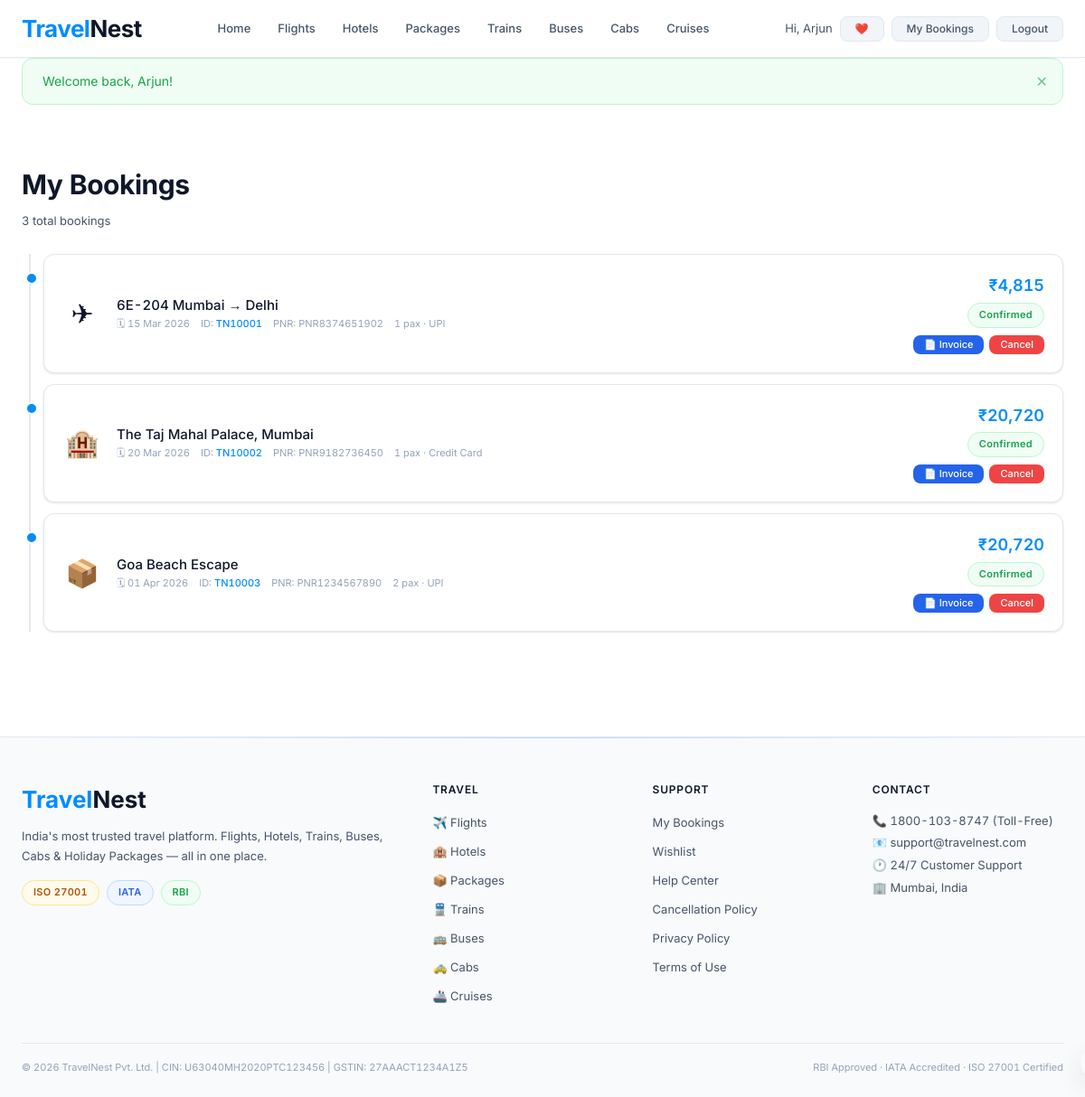
The app's page /bookings.php (signed in) with its own data.
### tables this page shows
CREATE TABLE IF NOT EXISTS users (
    id INT AUTO_INCREMENT PRIMARY KEY,
    name VARCHAR(100) NOT NULL,
    email VARCHAR(150) UNIQUE NOT NULL,
    password VARCHAR(255) NOT NULL,
    phone VARCHAR(20),
    city VARCHAR(80),
    role ENUM('user','admin') DEFAULT 'user',
    tier ENUM('Bronze','Silver','Gold','Platinum') DEFAULT 'Bronze',
    total_spent DECIMAL(12,2) DEFAULT 0,
    total_bookings INT DEFAULT 0,
    profile_pic VARCHAR(255) DEFAULT NULL,
    is_active TINYINT(1) DEFAULT 1,
    created_at TIMESTAMP DEFAULT CURRENT_TIMESTAMP,
    updated_at TIMESTAMP DEFAULT CURRENT_TIMESTAMP ON UPDATE CURRENT_TIMESTAMP
);

CREATE TABLE IF NOT EXISTS bookings (
    id INT AUTO_INCREMENT PRIMARY KEY,
    booking_ref VARCHAR(20) UNIQUE NOT NULL,
    user_id INT NOT NULL,
    booking_type ENUM('Flight','Hotel','Package','Train','Bus','Cab','Cruise') NOT NULL,
    item_id INT NOT NULL,
    item_name VARCHAR(200) NOT NULL,
    travel_date DATE,
    passengers INT DEFAULT 1,
    base_amount DECIMAL(10,2) NOT NULL,
    tax_amount DECIMAL(10,2) DEFAULT 0,
    discount_amount DECIMAL(10,2) DEFAULT 0,
    total_amount DECIMAL(10,2) NOT NULL,
    promo_code VARCHAR(30),
    payment_method VARCHAR(30) DEFAULT 'UPI',
    payment_status ENUM('Pending','Paid','Failed','Refunded') DEFAULT 'Paid',
    booking_status ENUM('Confirmed','Pending','Cancelled','Completed') DEFAULT 'Confirmed',
    passenger_name VARCHAR(100),
    passenger_email VARCHAR(150),
    passenger_phone VARCHAR(20),
    notes TEXT,
    pnr_number VARCHAR(20),
    created_at TIMESTAMP DEFAULT CURRENT_TIMESTAMP,
    updated_at TIMESTAMP DEFAULT CURRENT_TIMESTAMP ON UPDATE CURRENT_TIMESTAMP,
    FOREIGN KEY (user_id) REFERENCES users(id) ON DELETE CASCADE
);

### includes/db.php (called while the page is built, shortened)
<?php
class DB {
    private static ?PDO $pdo=null;
    public static function conn():PDO{
        if(!self::$pdo){
            try{
                self::$pdo=new PDO("mysql:host=".DB_HOST.";dbname=".DB_NAME.";charset=utf8mb4",DB_USER,DB_PASS,[
                    PDO::ATTR_ERRMODE=>PDO::ERRMODE_EXCEPTION,
                    PDO::ATTR_DEFAULT_FETCH_MODE=>PDO::FETCH_ASSOC,
                    PDO::ATTR_EMULATE_PREPARES=>false
                ]);
            }catch(PDOException $e){
                die('<div style="font-family:monospace;background:#fee;color:#900;padding:20px;margin:20px;border-radius:8px"><b>DB Error:</b> '.$e->getMessage().'<br><br>Check includes/config.php and run database.sql</div>');
            }
        }
        return self::$pdo;
    }
    public static function q(string $sql,array $p=[]):PDOStatement{
        $s=self::conn()->prepare($sql);$s->execute($p);return $s;
    }
    public static function all(string $sql,array $p=[]):array{return self::q($sql,$p)->fetchAll();}
    public static function one(string $sql,array $p=[]):array|false{return self::q($sql,$p)->fetch();}
    public static function val(string $sql,array $p=[]):mixed{return self::q($sql,$p)->fetchColumn();}
    public static function paginate(string $sql,array $p,int $pg,int $pp=PER_PAGE):array{
        $total=(int)self::val("SELECT COUNT(*) FROM ($sql) _c",$p);
        $off=($pg-1)*$pp;
        $rows=self::all("$sql LIMIT $pp OFFSET $off",$p);
        return['data'=>$rows,'total'=>$total,'page'=>$pg,'per_page'=>$pp,'last'=>(int)ceil($total/$pp)];
    }
}

### bookings.php (the view, shortened to what this page needs)
<?php
$me=me();
$pg=max(1,(int)($_GET['pg']??1));
$res=DB::paginate("SELECT * FROM bookings WHERE user_id=? ORDER BY created_at DESC",[$me['id']],$pg,10);
$icons=['Flight'=>'✈','Hotel'=>'🏨','Package'=>'📦','Train'=>'🚆','Bus'=>'🚌','Cab'=>'🚕','Cruise'=>'🚢'];
require_once __DIR__.'/includes/header.php';
?>
<div class="sec">
  <h2 class="stitle">My Bookings</h2>
  <p class="ssub"><?= $res['total'] ?> total booking<?= $res['total']!=1?'s':'' ?></p>
  <?php if(empty($res['data'])): ?>
  <div class="empty-state">
    <span class="empty-emoji">📋</span>
    <div class="empty-title">No bookings yet</div>
    <div class="empty-desc">Start exploring and book your first trip!</div>
    <a href="<?= BASE ?>/index.php" class="btn btn-primary">Explore Deals</a>
  </div>
  <?php else: ?>
  <div class="bk-timeline">
  <?php foreach($res['data'] as $b):
    $travelDate = $b['travel_date'] ? fmtDate($b['travel_date']) : fmtDate($b['created_at']);
    $statusCls  = ['Confirmed'=>'t-green','Pending'=>'t-amber','Cancelled'=>'t-red','Completed'=>'t-blue'];
    $sCls       = $statusCls[$b['booking_status']] ?? 't-gray';
    $bkCls      = 'bk-card status-'.strtolower($b['booking_status']);
  ?>
  <div class="<?=$bkCls?>">
    <div class="card mb10">
      <div class="flex g16">
        <div style="font-size:30px;flex-shrink:0;width:44px;text-align:center"><?= $icons[$b['booking_type']] ?? '📋' ?></div>
        <div style="flex:1;min-width:0">
          <div class="fw5" style="font-size:15px"><?= clean($b['item_name']) ?></div>
          <div class="flex g12 mt6 wrap-x">
            <span class="xs">🗓 <?= $travelDate ?></span>
            <span class="xs">ID: <span class="acc fw5"><?= clean($b['booking_ref']) ?></span></span>
            <span class="xs">PNR: <?= clean($b['pnr_number'] ?? 'N/A') ?></span>
            <span class="xs"><?= (int)$b['passengers'] ?> pax · <?= clean($b['payment_method'] ?? '') ?></span>
          </div>
        </div>
        <div class="tr" style="flex-shrink:0">
          <div class="acc fw6" style="font-size:18px"><?= rupee($b['total_amount']) ?></div>
          <span class="tag <?= $sCls ?> mt4"><?= $b['booking_status'] ?></span>
          <div class="flex g6 mt8" style="justify-content:flex-end">
            <a href="<?= BASE ?>/invoice.php?ref=<?= clean($b['booking_ref']) ?>"
               class="btn btn-blue btn-xs">📄 Invoice</a>
            <?php if($b['booking_status'] === 'Confirmed'): ?>
            <button class="btn btn-danger btn-xs"
                    onclick="cancelBk('<?= clean($b['booking_ref']) ?>')">Cancel</button>
            <?php endif; ?>
          </div>
        </div>
      </div>
    </div>
  </div>
  <?php endforeach; ?>
  </div>
  <?php endif; ?>
</div>
<?php require_once __DIR__.'/includes/footer.php'; ?>

### includes/header.php (shortened to what this page needs)
<?php
$_me = me();
$_pg = basename($_SERVER['SCRIPT_NAME'],'.php');
?><!DOCTYPE html>
<html lang="en">
<head>
<link rel="stylesheet" href="<?= BASE ?>/assets/css/style.css">
</head>
<body>
<div class="toast" id="toast"></div>
<nav class="main-nav">
  <a class="logo" href="<?= BASE ?>/index.php">Travel<span>Nest</span></a>
  <div class="nav-links">
    <?php
    $navs = [
      'index'   => 'Home',
      'flights' => 'Flights',
      'hotels'  => 'Hotels',
      'packages'=> 'Packages',
      'trains'  => 'Trains',
      'buses'   => 'Buses',
      'cabs'    => 'Cabs',
      'cruises' => 'Cruises',
    ];
    foreach($navs as $p => $l){
      $isOn = ($_pg === $p) || ($_pg === 'home' && $p === 'index');
      $cls  = $isOn ? 'nb on' : 'nb';
      echo "<a class='$cls' href='".BASE."/$p.php'>$l</a>";
    }
    ?>
  </div>
  <div class="nav-right">
    <?php if($_me): ?>
      <?php if($_me['role'] === 'admin'): ?>
        <span class="tag t-gold" style="font-size:11px">Admin</span>
        <a class="btn btn-primary btn-sm" href="<?= BASE ?>/admin/index.php">Dashboard</a>
        <a class="btn btn-ghost btn-sm"   href="<?= BASE ?>/logout.php">Logout</a>
      <?php else: ?>
        <span class="sm" style="color:var(--text2)">Hi, <?= clean(explode(' ',$_me['name'])[0]) ?></span>
        <a class="btn btn-ghost btn-sm" href="<?= BASE ?>/wishlist.php"  title="Wishlist">❤️</a>
        <a class="btn btn-ghost btn-sm" href="<?= BASE ?>/bookings.php">My Bookings</a>
        <a class="btn btn-ghost btn-sm" href="<?= BASE ?>/logout.php">Logout</a>
      <?php endif; ?>
    <?php else: ?>
      <a class="btn btn-ghost btn-sm"   href="<?= BASE ?>/login.php">Login</a>
      <a class="btn btn-primary btn-sm" href="<?= BASE ?>/register.php">Sign Up</a>
    <?php endif; ?>
  </div>
</nav>
<?= getFlash() ?>

### assets/css/style.css (style rules this page uses)
:root { --bg:#ffffff;--bg2:#f8fafc;--bg3:#f1f5f9;--bg4:#e2e8f0;--bg5:#cbd5e1; --accent:#008cff;--a2:#ef4444;--blue:#2563eb;--green:#16a34a; --purple:#7c3aed;--teal:#0d9488;--gold:#d97706; --text:#0f172a;--text2:#475569;--text3:#94a3b8; --border:#e2e8f0;--border2:#cbd5e1; --card:#ffffff;--card2:#f8fafc; --r:8px;--rl:12px;--rxl:16px; --glass:#ffffff;--glass-border:#e2e8f0; --glow:0 1px 3px rgba(0,0,0,.06); --shadow:0 1px 3px rgba(0,0,0,.08),0 1px 2px rgba(0,0,0,.04); --shadow-md:0 4px 12px rgba(0,0,0,.08); --shadow-lg:0 10px 30px rgba(0,0,0,.1); --transition:.22s cubic-bezier(.4,0,.2,1); }
* { box-sizing:border-box;margin:0;padding:0 }
html { scroll-behavior:smooth }
body { font-family:'Inter','DM Sans',sans-serif;background:var(--bg);color:var(--text);min-height:100vh;font-size:15px;line-height:1.6;overflow-x:hidden;font-variant-numeric:tabular-nums }
h1,h2,h3,h4 { font-family:'Inter','DM Sans',sans-serif;font-weight:700 }
a { color:inherit;text-decoration:none }
.btn { display:inline-flex;align-items:center;justify-content:center;gap:6px;padding:10px 22px;border:none;border-radius:var(--r);cursor:pointer;font-family:'Inter','DM Sans',sans-serif;font-weight:500;font-size:14px;transition:all var(--transition);white-space:nowrap;line-height:1;text-decoration:none;position:relative;overflow:hidden }
.btn::after { content:'';position:absolute;inset:0;background:linear-gradient(120deg,rgba(255,255,255,0) 30%,rgba(255,255,255,.25) 50%,rgba(255,255,255,0) 70%);transform:translateX(-100%);transition:transform .5s }
.btn-ghost { background:var(--bg3);color:var(--text2);border:1px solid var(--border) }
.btn-blue { background:#2563eb;color:#fff }
.btn-danger { background:#ef4444;color:#fff }
.btn-sm { padding:7px 16px;font-size:12px }
.btn-xs { padding:5px 12px;font-size:11px }
.card { background:#fff;border:1px solid var(--border);border-radius:var(--rl);padding:20px;transition:all var(--transition);box-shadow:var(--shadow) }
.tag,.bdg { display:inline-block;padding:4px 12px;border-radius:20px;font-size:11px;font-weight:600;letter-spacing:.3px }
.t-green { background:#f0fdf4;color:#16a34a;border:1px solid #bbf7d0 }
.flex { display:flex;align-items:center }
.g6 { gap:6px }
.g12 { gap:12px }
.g16 { gap:16px }
.wrap-x { flex-wrap:wrap }
.mt4 { margin-top:4px }
.mt8 { margin-top:8px }
.mb10 { margin-bottom:10px }
.xs { font-size:11px;color:var(--text3) }
.sm { font-size:13px;color:var(--text2) }
.acc { color:var(--accent) }
.fw5 { font-weight:500 }
.fw6 { font-weight:600 }
.tr { text-align:right }
nav.main-nav { background:#fff;border-bottom:1px solid var(--border);padding:0 24px;display:flex;align-items:center;justify-content:space-between;height:64px;position:sticky;top:0;z-index:200;gap:12px;transition:background .3s;box-shadow:0 1px 3px rgba(0,0,0,.04) }
.logo { font-family:'Inter','DM Sans',sans-serif;font-size:26px;font-weight:700;color:var(--accent);letter-spacing:-.5px;white-space:nowrap }
.logo span { color:var(--text) }
.nav-links { display:flex;gap:2px }
.nb { padding:8px 14px;border-radius:var(--r);border:none;cursor:pointer;font-size:13px;font-family:'Inter','DM Sans',sans-serif;font-weight:500;transition:all var(--transition);text-decoration:none;display:inline-block;color:var(--text2);position:relative }
.nav-right { display:flex;align-items:center;gap:8px;flex-shrink:0 }
.sec { padding:48px 24px;max-width:1200px;margin:0 auto }
.stitle { font-size:30px;font-weight:700;margin-bottom:6px;letter-spacing:-.5px;color:var(--text) }
.ssub { color:var(--text2);margin-bottom:26px;font-size:13px }
.toast { position:fixed;bottom:24px;right:24px;padding:14px 22px;border-radius:var(--rl);font-size:13px;font-weight:500;z-index:9999;transform:translateX(140%);transition:transform .35s cubic-bezier(.4,0,.2,1);max-width:380px;box-shadow:var(--shadow-lg);display:flex;align-items:center;gap:10px;border-left:4px solid transparent }
.bk-timeline { position:relative;padding-left:24px }
.bk-timeline::before { content:'';position:absolute;left:8px;top:0;bottom:0;width:2px;background:var(--border) }
.bk-card { position:relative;margin-bottom:12px }
.bk-card::before { content:'';position:absolute;left:-20px;top:20px;width:10px;height:10px;border-radius:50%;background:var(--accent);border:2px solid #fff;z-index:1 }
.sec,.ac,.auth-wrap { animation:pageIn .4s ease }

### records on screen
users: name "Arjun"
bookings: booking_type "✈", item_name "6E-204 Mumbai → Delhi", travel_date "15 Mar 2026", booking_ref "TN10001", pnr_number "PNR8374651902", passengers "1", payment_method "UPI", total_amount "₹4,815", booking_status "Confirmed"
bookings: booking_type "🏨", item_name "The Taj Mahal Palace, Mumbai", travel_date "20 Mar 2026", booking_ref "TN10002", pnr_number "PNR9182736450", passengers "1", payment_method "Credit Card", total_amount "₹20,720", booking_status "Confirmed"
bookings: booking_type "📦", item_name "Goa Beach Escape", travel_date "01 Apr 2026", booking_ref "TN10003", pnr_number "PNR1234567890", passengers "2", payment_method "UPI", total_amount "₹20,720", booking_status "Confirmed"

### other values on screen
$l "Home"
$l "Flights"
$l "Hotels"
$l "Packages"
$l "Trains"
$l "Buses"
$l "Cabs"
$l "Cruises"
$f['m'] "Welcome back, Arjun!"
$res['total'] "3"
